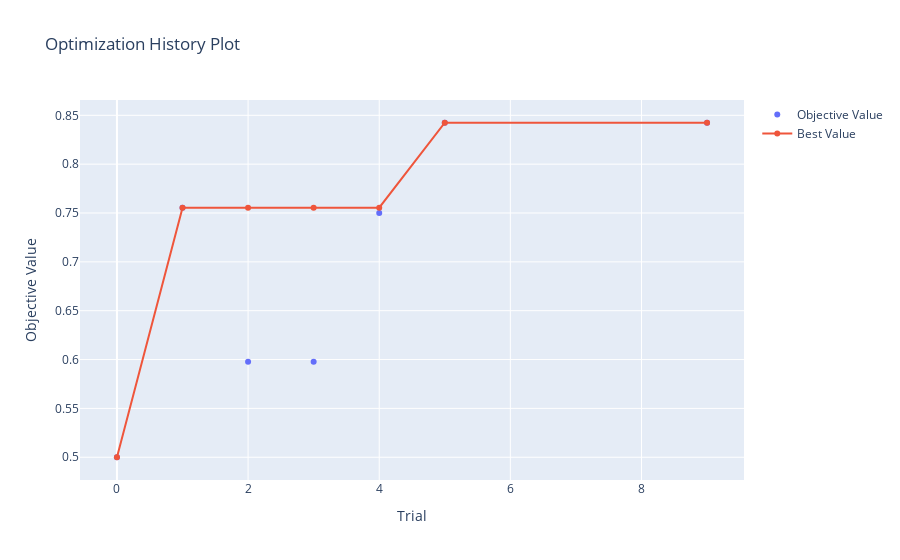

Notebook source saved alongside this figure:
### Code cell
optuna.visualization.plot_optimization_history(study)

### Figure 1 — Plotly figure (JSON) as saved in the notebook; plotly's stock layout.template omitted (floating-point values rounded to 4 significant figures)
{"data": [{"mode": "markers", "name": "Objective Value", "type": "scatter", "x": [0, 1, 2, 3, 4, 5, 9], "y": [0.5, 0.7554, 0.5978, 0.5978, 0.75, 0.8424, 0.8424]}, {"name": "Best Value", "type": "scatter", "x": [0, 1, 2, 3, 4, 5, 9], "y": [0.5, 0.7554, 0.7554, 0.7554, 0.7554, 0.8424, 0.8424]}], "layout": {"title": {"text": "Optimization History Plot"}, "xaxis": {"title": {"text": "Trial"}}, "yaxis": {"title": {"text": "Objective Value"}}}}
